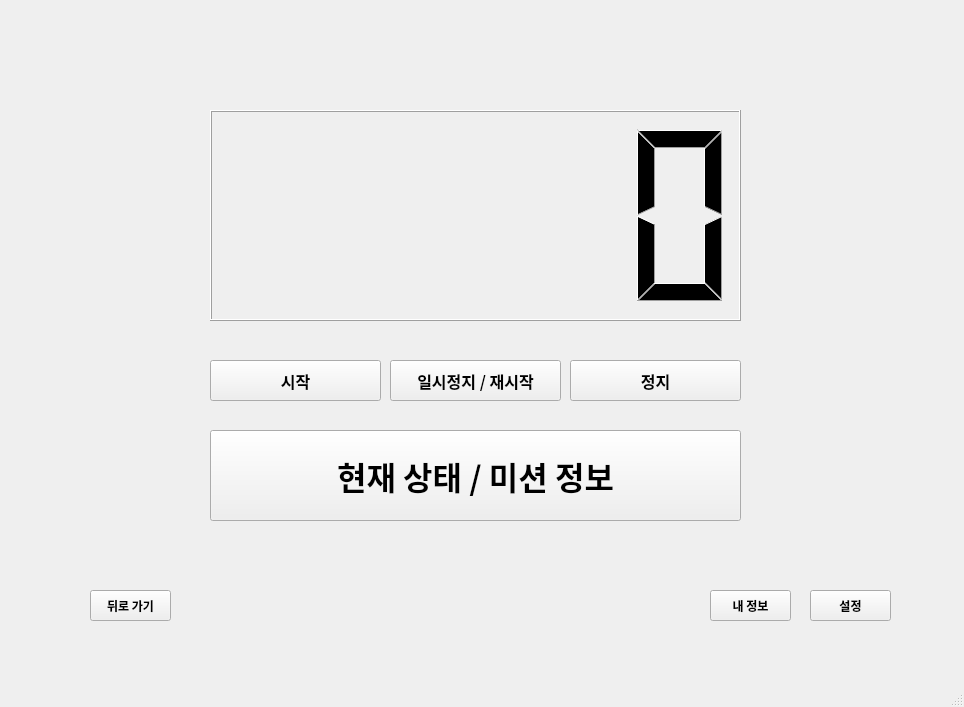
<?xml version="1.0" encoding="UTF-8"?>
<ui version="4.0">
 <class>MainWindow</class>
 <widget class="QMainWindow" name="MainWindow">
  <property name="geometry">
   <rect>
    <x>0</x>
    <y>0</y>
    <width>964</width>
    <height>707</height>
   </rect>
  </property>
  <property name="windowTitle">
   <string>MainWindow</string>
  </property>
  <widget class="QWidget" name="centralwidget">
   <widget class="QLCDNumber" name="TimerLCD">
    <property name="geometry">
     <rect>
      <x>210</x>
      <y>110</y>
      <width>531</width>
      <height>211</height>
     </rect>
    </property>
   </widget>
   <widget class="QPushButton" name="StartButton">
    <property name="geometry">
     <rect>
      <x>210</x>
      <y>360</y>
      <width>171</width>
      <height>41</height>
     </rect>
    </property>
    <property name="font">
     <font>
      <family>IM혜민 Bold</family>
      <pointsize>12</pointsize>
      <weight>75</weight>
      <bold>true</bold>
     </font>
    </property>
    <property name="text">
     <string>시작</string>
    </property>
   </widget>
   <widget class="QPushButton" name="RestartButton">
    <property name="geometry">
     <rect>
      <x>390</x>
      <y>360</y>
      <width>171</width>
      <height>41</height>
     </rect>
    </property>
    <property name="font">
     <font>
      <family>IM혜민 Bold</family>
      <pointsize>12</pointsize>
      <weight>75</weight>
      <bold>true</bold>
     </font>
    </property>
    <property name="text">
     <string>일시정지 / 재시작</string>
    </property>
   </widget>
   <widget class="QPushButton" name="PauseButton">
    <property name="geometry">
     <rect>
      <x>570</x>
      <y>360</y>
      <width>171</width>
      <height>41</height>
     </rect>
    </property>
    <property name="font">
     <font>
      <family>IM혜민 Bold</family>
      <pointsize>12</pointsize>
      <weight>75</weight>
      <bold>true</bold>
     </font>
    </property>
    <property name="text">
     <string>정지</string>
    </property>
   </widget>
   <widget class="QToolButton" name="CurrentStateButton">
    <property name="geometry">
     <rect>
      <x>210</x>
      <y>430</y>
      <width>531</width>
      <height>91</height>
     </rect>
    </property>
    <property name="font">
     <font>
      <family>IM혜민 Bold</family>
      <pointsize>24</pointsize>
      <weight>75</weight>
      <bold>true</bold>
     </font>
    </property>
    <property name="text">
     <string>현재 상태 / 미션 정보</string>
    </property>
   </widget>
   <widget class="QToolButton" name="InfoButton">
    <property name="geometry">
     <rect>
      <x>710</x>
      <y>590</y>
      <width>81</width>
      <height>31</height>
     </rect>
    </property>
    <property name="font">
     <font>
      <family>IM혜민 Bold</family>
      <weight>75</weight>
      <bold>true</bold>
     </font>
    </property>
    <property name="text">
     <string>내 정보</string>
    </property>
   </widget>
   <widget class="QToolButton" name="OptionButton">
    <property name="geometry">
     <rect>
      <x>810</x>
      <y>590</y>
      <width>81</width>
      <height>31</height>
     </rect>
    </property>
    <property name="font">
     <font>
      <family>IM혜민 Bold</family>
      <weight>75</weight>
      <bold>true</bold>
     </font>
    </property>
    <property name="text">
     <string>설정</string>
    </property>
   </widget>
   <widget class="QToolButton" name="BackButton">
    <property name="geometry">
     <rect>
      <x>90</x>
      <y>590</y>
      <width>81</width>
      <height>31</height>
     </rect>
    </property>
    <property name="font">
     <font>
      <family>IM혜민 Bold</family>
      <weight>75</weight>
      <bold>true</bold>
     </font>
    </property>
    <property name="text">
     <string>뒤로 가기</string>
    </property>
   </widget>
  </widget>
  <widget class="QMenuBar" name="menubar">
   <property name="geometry">
    <rect>
     <x>0</x>
     <y>0</y>
     <width>964</width>
     <height>21</height>
    </rect>
   </property>
  </widget>
  <widget class="QStatusBar" name="statusbar"/>
 </widget>
 <resources/>
 <connections/>
</ui>
